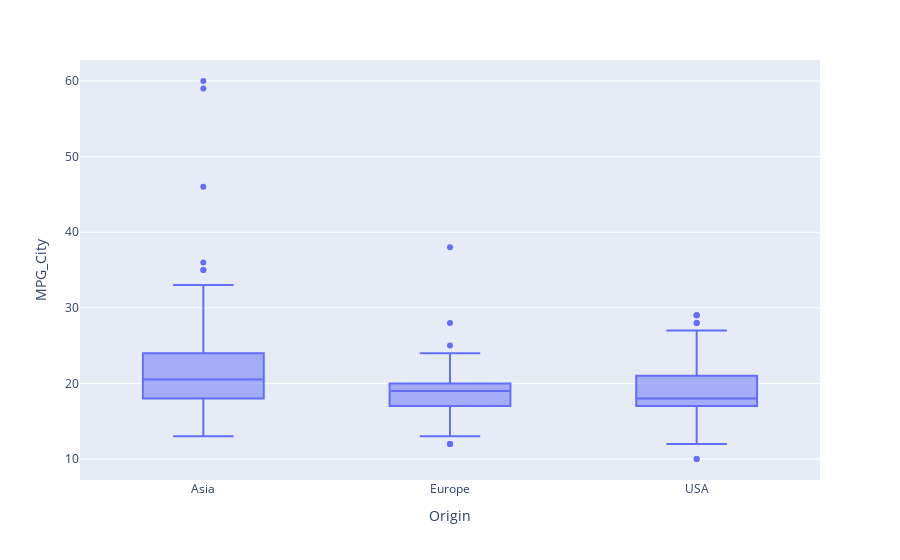

Write notebook code for a chart like this one.
### Markdown cell above
- Con respecto al tipo de vehículo, podemos ver que los más eficientes son los híbridos, ya que se evidencia su alta eficiencia al recorrer tantas millas a un bajo coste; los demás parecen estar alrededor de las 20 millas por galón y no parecen tener cambios significativos entre sí.

### Code cell
fig = px.box(df,x= "Origin",y = "MPG_City")
fig.show()

### Figure 1 — Plotly figure (JSON) as saved in the notebook; plotly's stock layout.template omitted (floating-point values rounded to 4 significant figures; data arrays with more than 128 entries replaced by an {"elided": "..."} marker saying what was removed)
{"data": [{"alignmentgroup": "True", "hovertemplate": "Origin=%{x}<br>MPG_City=%{y}<extra></extra>", "legendgroup": "", "marker": {"color": "#636efa"}, "name": "", "notched": false, "offsetgroup": "", "orientation": "v", "showlegend": false, "type": "box", "x": {"elided": "428 str values"}, "x0": " ", "xaxis": "x", "y": {"elided": "428 int values"}, "y0": " ", "yaxis": "y"}], "layout": {"boxmode": "group", "legend": {"tracegroupgap": 0}, "margin": {"t": 60}, "xaxis": {"anchor": "y", "domain": [0, 1], "title": {"text": "Origin"}}, "yaxis": {"anchor": "x", "domain": [0, 1], "title": {"text": "MPG_City"}}}}
